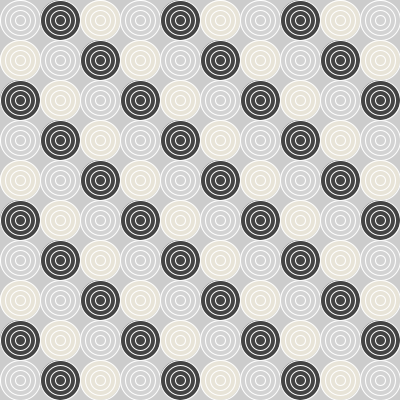
Frame 1 (no input)
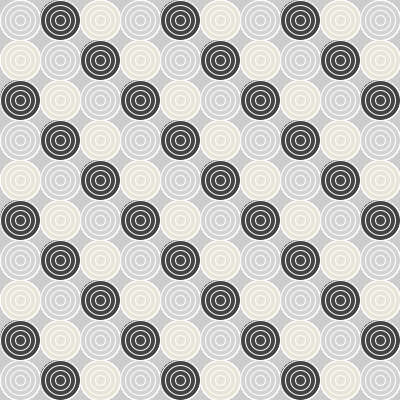
Frame 60 (the mouse pressed at the canvas centre just before this capture)
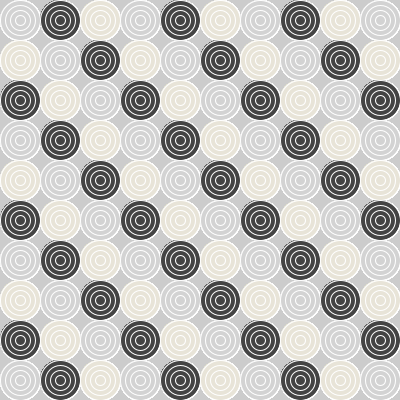
Frame 120 (the mouse held since frame 60 and released just before this capture)

The Processing sketch that drew these frames (run headless with seeded random() and noise(); from frame 60 on, the mouse is pressed at the canvas centre):

// Processing sketch: circleWith_Color
// ── circleWith_Color.pde
 void setup(){
  size(400,400);
}
color lightGray = #D3D3D3,darkGray = #444444,warmGray = #E8E4D8;

int widSpa=10,lenSpa=10,space=40;
void draw(){
  translate(-20,-20);
  fill(0);
 for(int i=0;i<=height/space;i+=1){
    for(int j=0;j<=width/space;j+=1){
      if(i%3==0){
        if(j%3==0)cir(space*j,space*i,1);
        else if(j%3==1) cir(space*j,space*i,2);
        else cir(space*j,space*i,3);
      }
     else if(i%3==1){
       if(j%3==0)cir(space*j,space*i,3);
        else if(j%3==1) cir(space*j,space*i,1);
        else cir(space*j,space*i,2);
     }
      else {
         if(j%3==0)cir(space*j,space*i,2);
        else if(j%3==1) cir(space*j,space*i,3);
        else cir(space*j,space*i,1);
      }
    }
 }
  
}

void cir(float x,float y, int a){
  stroke(255);
if(a==1)fill (lightGray);
else if(a==2) fill(darkGray);
else fill(warmGray);
circle(x,y,space);
circle(x,y,space/4*3);
circle(x,y,space/2);
circle(x,y,space/4);
}
